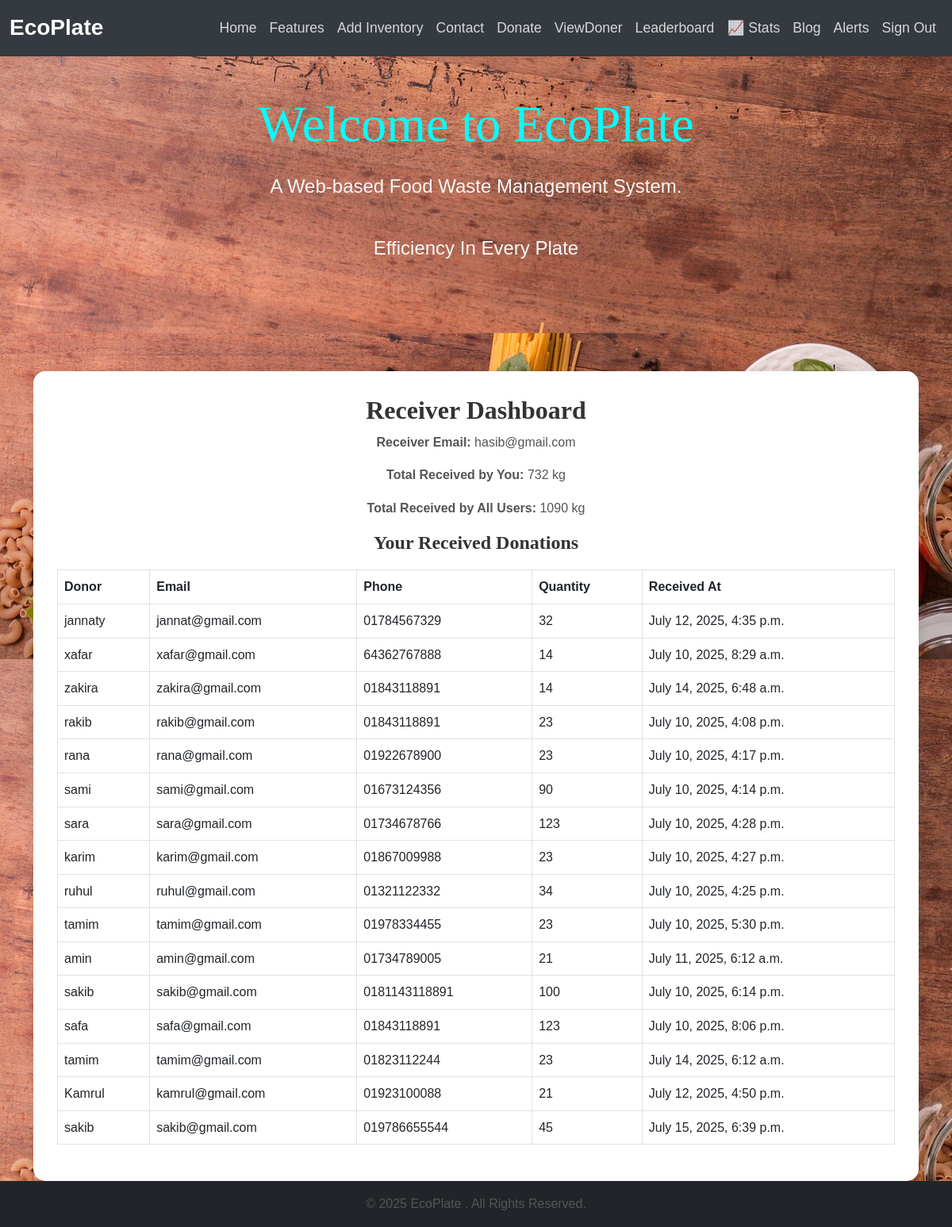
The app's page /receiver-dashboard/ (signed in) with its own data.
### foodTest/models.py (models this page shows, shortened)
class Donation(models.Model):
    donor_name = models.CharField(max_length=100)
    email = models.EmailField()
    phone_number = models.CharField(max_length=15)
    collection_address = models.TextField()
    food_category = models.CharField(max_length=10, choices=[('veg', 'Vegetarian'), ('non_veg', 'Non-Vegetarian'), ('both', 'Both')])
    quantity = models.PositiveIntegerField()
    food_preparation_date = models.DateField()
    special_note = models.TextField(blank=True, null=True)
    accept_terms = models.BooleanField(default=False)
    received_by = models.ForeignKey(User, null=True, blank=True, on_delete=models.SET_NULL)
    received_at = models.DateTimeField(null=True, blank=True)

### foodTest/views.py (the view)
# urls.py: path('receiver-dashboard/', views.receiver_dashboard, name='receiver-dashboard'),
@login_required
def receiver_dashboard(request):
    received_donations = Donation.objects.filter(received_by=request.user)
    total_received_by_user = received_donations.aggregate(Sum('quantity'))['quantity__sum'] or 0
    total_received_all_users = Donation.objects.exclude(received_by=None).aggregate(Sum('quantity'))['quantity__sum'] or 0
    context = {
        'receiver_email': request.user.email,
        'donations': received_donations,
        'total_received_by_user': total_received_by_user,
        'total_received_all_users': total_received_all_users
    }
    return render(request, 'receiver_dashboard.html', context)

### templates/receiver_dashboard.html (shortened to what this page needs)
{% extends "base.html" %}
{% load static %}
{% block body %}
<div class="container mt-5">
    <div class="dashboard-container">
        <h2>Receiver Dashboard</h2>
        <p><strong>Receiver Email:</strong> {{ request.user.email }}</p>
        <p><strong>Total Received by You:</strong> {{ total_received_by_user }} kg</p>
        <p><strong>Total Received by All Users:</strong> {{ total_received_all_users }} kg</p>
        <h4>Your Received Donations</h4>
        <table class="table table-bordered">
            <thead>
                <tr>
                    <th>Donor</th>
                    <th>Email</th>
                    <th>Phone</th>
                    <th>Quantity</th>
                    <th>Received At</th>
                </tr>
            </thead>
            <tbody>
                {% for donation in donations %}
                <tr>
                    <td>{{ donation.donor_name }}</td>
                    <td>{{ donation.email }}</td>
                    <td>{{ donation.phone_number }}</td>
                    <td>{{ donation.quantity }}</td>
                    <td>{{ donation.received_at }}</td>
                </tr>
                {% endfor %}
            </tbody>
        </table>
    </div>
</div>
{% endblock %}

### static/styles.css (style rules this page uses)
h1, h2, h3, h4, h5, h6 { font-family: 'Georgia', serif; font-weight: bold; color: whitesmoke; }
html, body { height: 100%; margin: 0; display: flex; flex-direction: column; font-family: 'Arial', sans-serif; line-height: 1.6; color: #101010dd; background-color:whitesmoke; background: url('/static/img/back1.jpg'); }

### templates/receiver_dashboard.html (style rules this page uses)
body { background-color: #f7f9fc; }
h2, h4 { font-weight: bold; text-align: center; color: #333; }
p { font-size: 16px; color: #555; text-align: center; }
.dashboard-container { background-color: #ffffff; padding: 30px; border-radius: 15px; box-shadow: 0px 4px 15px rgba(0, 0, 0, 0.1); }
table.table { margin-top: 20px; border: 1px solid #dee2e6; }
.table thead { background-color: #007bff; color: #fff; }

### records on screen
Donation: donor_name "jannaty", email "jannat@gmail.com", phone_number "01784567329", quantity "32", received_at "July 12, 2025, 4:35 p.m."
Donation: donor_name "xafar", email "xafar@gmail.com", phone_number "64362767888", quantity "14", received_at "July 10, 2025, 8:29 a.m."
Donation: donor_name "zakira", email "zakira@gmail.com", phone_number "01843118891", quantity "14", received_at "July 14, 2025, 6:48 a.m."
Donation: donor_name "rakib", email "rakib@gmail.com", phone_number "01843118891", quantity "23", received_at "July 10, 2025, 4:08 p.m."
Donation: donor_name "rana", email "rana@gmail.com", phone_number "01922678900", quantity "23", received_at "July 10, 2025, 4:17 p.m."
Donation: donor_name "sami", email "sami@gmail.com", phone_number "01673124356", quantity "90", received_at "July 10, 2025, 4:14 p.m."
Donation: donor_name "sara", email "sara@gmail.com", phone_number "01734678766", quantity "123", received_at "July 10, 2025, 4:28 p.m."
Donation: donor_name "karim", email "karim@gmail.com", phone_number "01867009988", quantity "23", received_at "July 10, 2025, 4:27 p.m."
Donation: donor_name "ruhul", email "ruhul@gmail.com", phone_number "01321122332", quantity "34", received_at "July 10, 2025, 4:25 p.m."
Donation: donor_name "tamim", email "tamim@gmail.com", phone_number "01978334455", quantity "23", received_at "July 10, 2025, 5:30 p.m."
Donation: donor_name "amin", email "amin@gmail.com", phone_number "01734789005", quantity "21", received_at "July 11, 2025, 6:12 a.m."
Donation: donor_name "sakib", email "sakib@gmail.com", phone_number "0181143118891", quantity "100", received_at "July 10, 2025, 6:14 p.m."
Donation: donor_name "safa", email "safa@gmail.com", phone_number "01843118891", quantity "123", received_at "July 10, 2025, 8:06 p.m."
Donation: donor_name "tamim", email "tamim@gmail.com", phone_number "01823112244", quantity "23", received_at "July 14, 2025, 6:12 a.m."
Donation: donor_name "Kamrul", email "kamrul@gmail.com", phone_number "01923100088", quantity "21", received_at "July 12, 2025, 4:50 p.m."
Donation: donor_name "sakib", email "sakib@gmail.com", phone_number "019786655544", quantity "45", received_at "July 15, 2025, 6:39 p.m."

### other values on screen
{{ request.user.email }} "hasib@gmail.com"
{{ total_received_by_user }} "732"
{{ total_received_all_users }} "1090"
